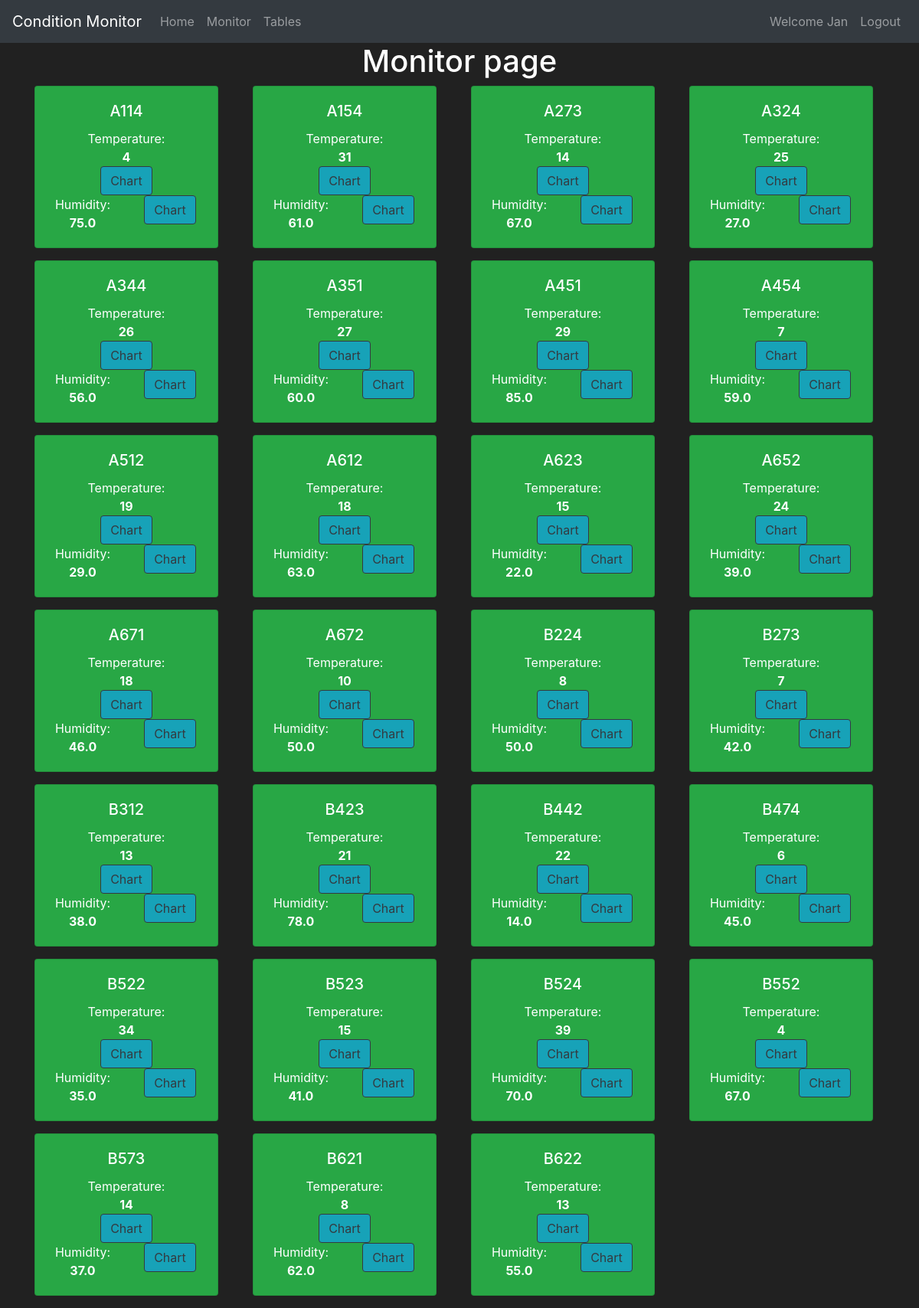
The page /monitor/2 (signed in) on the database its author committed.
### condition_monitor/models.py (models this page shows, shortened)
class User(db.Model, UserMixin):
    __tablename__ = "users"
    id = db.Column(db.Integer, primary_key = True)
    username = db.Column(db.String(30), nullable = False, unique = True)
    email = db.Column(db.String(50), nullable = False, unique = True)
    password_hash = db.Column(db.String(60), nullable = False)
    active = db.Column(db.Boolean(), nullable = False, default = True)
    role_id = db.Column(db.Integer, db.ForeignKey("roles.id"), nullable=False)
    @property
    def password(self):
        return self.password_hash
    def role(self):
        return DBConnection().getRoleName(self.role_id)

class Room(db.Model):
    __tablename__ = "rooms"
    id = db.Column(db.Integer, primary_key = True)
    name = db.Column(db.String(10), unique=True, nullable=False)
    description = db.Column(db.String(100))

class Measurement(db.Model):
    __tablename__ = "measurements"
    id = db.Column(db.Integer, primary_key = True)
    roomid = db.Column(db.Integer, db.ForeignKey("rooms.id", ondelete='CASCADE'))
    room = db.relationship('Room', backref=db.backref('measurements', cascade="all, delete"))
    temperature = db.Column(db.Integer)
    humidity = db.Column(db.Float)
    timestamp = db.Column(db.DateTime)

### condition_monitor/routes.py (the view)
@app.route("/monitor/<uid>")
@login_required
def monitor_page_user(uid):
    rooms = db.getRoomsForUser(uid)
    measurements = {}
    if rooms != None:
        for room in rooms:
            measurements[room.name] = db.getLastMeasurementForRoom(room.id)
    return render_template("monitor.html", measurements = measurements)

### condition_monitor/models.py (called while the page is built)
@login_manager.user_loader
def load_user(user_id):
    return User.query.get(int(user_id))

    def __call__(cls, *args, **kwargs):
        if cls not in cls._instances:
            cls._instances[cls] = super(
                Singleton, cls).__call__(*args, **kwargs)
        return cls._instances[cls]

    def getRoomsForUser(self, id):
        access = self.session.query(Access).filter(Access.userid == id).all()
        ids = [acc.roomid for acc in access]
        return self.session.query(Room).filter(Room.id.in_(ids)).all()

    def getLastMeasurementForRoom(self, id):
        return self.session.query(Measurement).filter(Measurement.roomid == id).order_by(Measurement.timestamp).first()

    def getRoleName(self, id):
        return self.session.query(UserRole).filter(UserRole.id == id).first().name

### condition_monitor/templates/monitor.html (shortened to what this page needs)
{% extends "base.html" %}
{% block content %}
<div class = "text-center"><h1>Monitor page</h1></div>
            <div class ="container">
                <div class="row">
                {% set cnt = namespace(value=0, cols=4) %}
                {% for key, val in measurements.items() %}
                    <div class="col-sm">
                      <div class="card bg-success mb-3 text-center text-white" style="width: 15rem;">
                          <div class="card-body">
                            <h5 class="card-title">{{ key }}</h5>
                            <div class="card-text">
                              <div class="row justify-content-center">
                                <div class="col">Temperature: <br> <b>{{ val.temperature }}</b></div>
                                <div class="col"><button class="card-link btn btn-info btn-outline-dark" onclick="loadData('{{ key }}', {{ measurements[key]['timestamp']|safe }}, {{ measurements[key]['temp']|safe }})" data-toggle="modal" data-target="#chart_modal_temp_{{ key }}">Chart</button></div>
                                <div class="col">Humidity:<br> <b>{{ val.humidity }}</b></div>
                                <div class="col"><button class="card-link btn btn-info btn-outline-dark" onclick="loadData('{{ key }}', {{ measurements[key]['timestamp']|safe }}, {{ measurements[key]['hum']|safe }}, true)" data-toggle="modal" data-target="#chart_modal_hum_{{ key }}">Chart</button></div>
                              </div>
                            </div>
                          </div>
                      </div>
                    </div>
                    {% set cnt.value = cnt.value + 1 %}
                {% endfor %}
                {% if cnt.value%cnt.cols != 0 %}
                  {% for i in range(cnt.cols - cnt.value%cnt.cols) %}
                  <div class="col-sm" style="width: 12rem;">
                  </div>
                  {% endfor %}
                {% endif %}
                </div>
            </div>
{% endblock %}

### condition_monitor/templates/base.html (shortened to what this page needs)
<!doctype html>
<html lang="en">
   <head>
      <link rel="stylesheet" href="https://cdn.jsdelivr.net/npm/bootstrap@4.5.3/dist/css/bootstrap.min.css">
   </head>
   <body>
      <nav class="navbar navbar-expand-md navbar-dark bg-dark">
        <a class="navbar-brand" href="#">Condition Monitor</a>
        <div class="collapse navbar-collapse" id="navbarNav">
            <ul class="navbar-nav mr-auto">
                <li class="nav-item {% if request.path == url_for('home_page') %} active {% endif %}">
                    <a class="nav-link" href="{{ url_for('home_page') }}">Home <span class="sr-only">(current)</span></a>
                </li>
                <li class="nav-item {% if request.path == url_for('monitor_page') %}active{% endif %}">
                    <a class="nav-link" href="{{ url_for('monitor_page') }}">Monitor</a>
                </li>
                <li class="nav-item {% if request.path == url_for('tables_page') %}active{% endif %}">
                    <a class="nav-link" href="{{ url_for('tables_page') }}">Tables</a>
                </li>
            </ul>
            <ul class="navbar-nav">
                {% if current_user.is_authenticated %}
                <li class="nav-item">
                    <span class="nav-link">Welcome {{ current_user.username }}</span>
                </li>
                <li class="nav-item {% if request.path == url_for('logout_page') %}active{% endif %}">
                    <a class="nav-link" href="{{ url_for('logout_page') }}">Logout</a>
                </li>
                {% endif %}
            </ul>
        </div>
    </nav>
      {% block content %}
      {% endblock %}
   </body>
</html>

### condition_monitor/templates/base.html (style rules this page uses)
body { background-color: #212121; color: white }

### rows shown on the page
User: username "Jan"
Room: name "A114", temperature "4", humidity "75.0"
Room: name "A154", temperature "31", humidity "61.0"
Room: name "A273", temperature "14", humidity "67.0"
Room: name "A324", temperature "25", humidity "27.0"
Room: name "A344", temperature "26", humidity "56.0"
Room: name "A351", temperature "27", humidity "60.0"
Room: name "A451", temperature "29", humidity "85.0"
Room: name "A454", temperature "7", humidity "59.0"
Room: name "A512", temperature "19", humidity "29.0"
Room: name "A612", temperature "18", humidity "63.0"
Room: name "A623", temperature "15", humidity "22.0"
Room: name "A652", temperature "24", humidity "39.0"
Room: name "A671", temperature "18", humidity "46.0"
Room: name "A672", temperature "10", humidity "50.0"
Room: name "B224", temperature "8", humidity "50.0"
Room: name "B273", temperature "7", humidity "42.0"
Room: name "B312", temperature "13", humidity "38.0"
Room: name "B423", temperature "21", humidity "78.0"
Room: name "B442", temperature "22", humidity "14.0"
Room: name "B474", temperature "6", humidity "45.0"
Room: name "B522", temperature "34", humidity "35.0"
Room: name "B523", temperature "15", humidity "41.0"
Room: name "B524", temperature "39", humidity "70.0"
Room: name "B552", temperature "4", humidity "67.0"
Room: name "B573", temperature "14", humidity "37.0"
Room: name "B621", temperature "8", humidity "62.0"
Room: name "B622", temperature "13", humidity "55.0"
